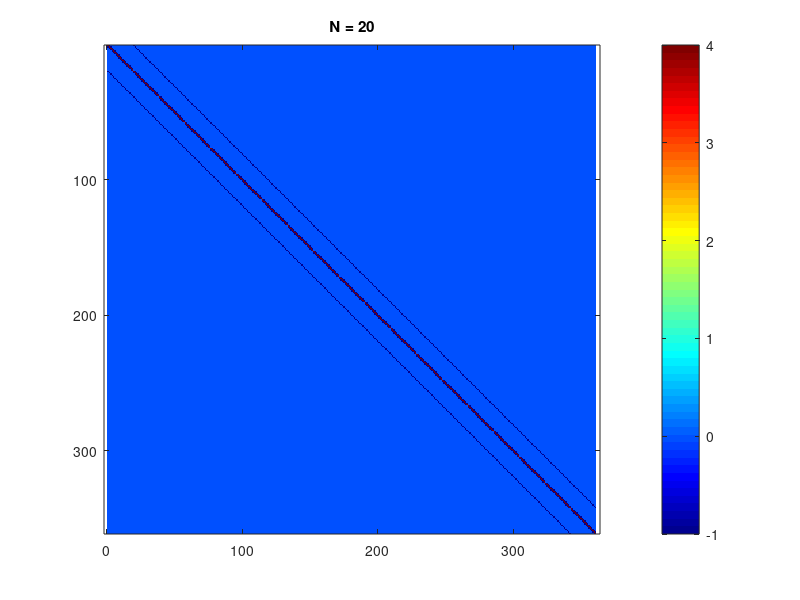
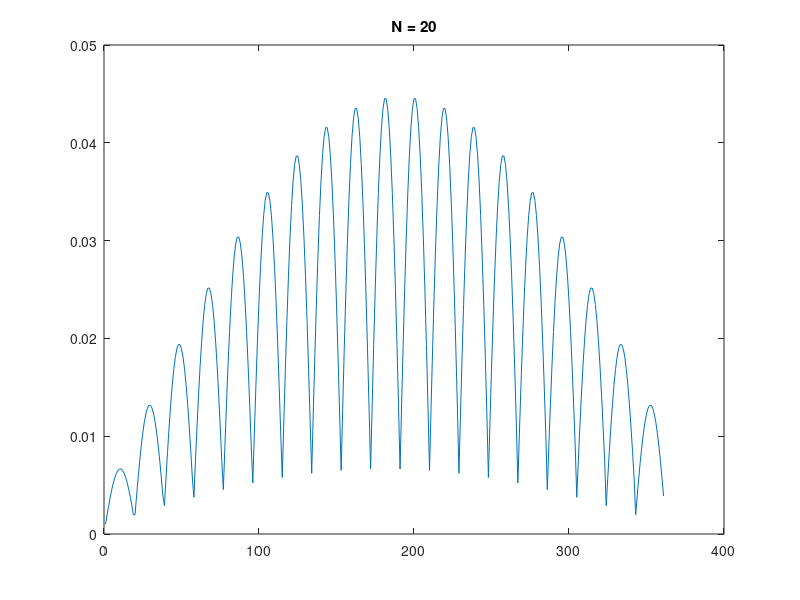
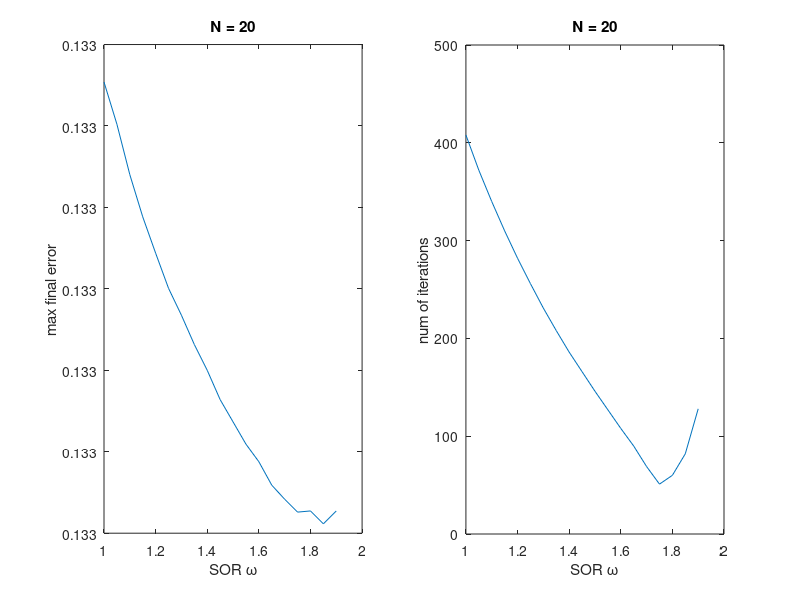

Source code (MATLAB) for these figures, in order: (Note: this script raises an error after producing the figures.)
N = 20;
nm = 100000;
th = 1e-6;
h = 1/(N+1);
IBR = @(i,j,nc) (i-1)*nc + j;
N = N-2;
%A = zeros((N+1)^2);
A = sparse(N+1,N+1);
b = zeros((N+1)^2,1);
u = b;
ua = b;
for i = 1:N+1
    for j = 1:N+1
        x = (i)*h;
        y = (j)*h;
        I = IBR(i,j,N+1);
        A(I,I) = 4;
        b(I) = h^2 * 2*pi^2*sin(pi*x)*sin(pi*y);
        ua(I) = sin(pi*x)*sin(pi*y);
        if i>1
           J = IBR(i-1,j,N+1);
           A(I,J) = -1;
        end
        if i<=N
           J = IBR(i+1,j,N+1);
           A(I,J) = -1;
        end
        if j>1
           J = IBR(i,j-1,N+1);
           A(I,J) = -1;
        end
        if j<=N
           J = IBR(i,j+1,N+1);
           A(I,J) = -1;
        end
    end
end
colormap jet
imagesc(A);
colorbar;
axis equal;
title(sprintf('N = %d',N+2));
%%
figure;
plot(b);
title(sprintf('N = %d',N+2));
%% SOR
figure;
L = -tril(A,-1);
U = -triu(A,1);
D = diag(diag(A));
omegas = 1.0:0.05:1.9;
errs = cell(numel(omegas),1);
names = cell(numel(omegas),1);
errss = omegas*nan;
itts = omegas*nan;
i = 0;

for omega = omegas
    i = i+1;
    errs{i} = nan(nm,1);
    Bsor = (D-omega*L)\((1-omega)*D+omega*U);
    fsor = omega*((D-omega*L)\b);
    
    x = zeros((N+1)^2,1);
    for it = 1:nm
        xprev = x;
        x = Bsor*x + fsor;
        err = x-ua;
        errn = norm(err,inf);
        resn = norm(A*x-b,inf);
        inc = norm(xprev-x,inf);
        %errs{i}(it) = norm(err,inf);
        if inc<th
            break;
        end
        fprintf('err = %f\n',errn);
    end
    itts(i) = it;
    names{i} = sprintf('SOR \\omega = %f',omega);
    errss(i) = norm(err,inf);
end

subplot(1,2,1);
plot(omegas,errss);
xlabel('SOR \omega');
ylabel('max final error');
title(sprintf('N = %d',N+2));
subplot(1,2,2);
plot(omegas,itts);
xlabel('SOR \omega');
ylabel('num of iterations');
title(sprintf('N = %d',N+2));
a = gcf;
a.Units = 'pixels';
a.Position = [100,100,1000,400];


